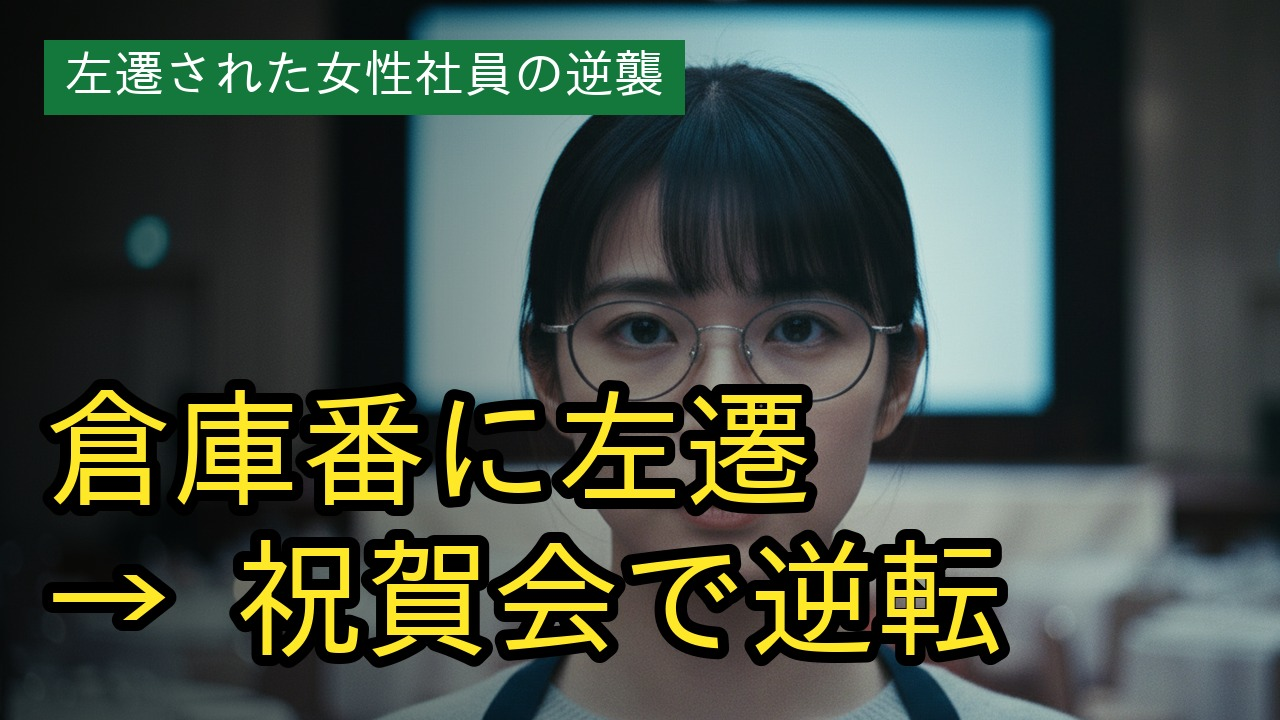
#> input picture deliveries/thumbnails/chika-thumb-C.jpg, 1280 x 720 px
$ python kf_letterbox_fix.py ../deliveries/thumbnails/chika-thumb-C.jpg
#> lines starting #> are read from the running program, lines starting #| are printed output that depends on the picture
#!/usr/bin/env python3
"""키프레임 레터박스·필러박스 자동 크롭 (규격 제7장 5). 검은/흰 띠를 잘라 16:9로 중앙 크롭 후 원래 크기로 맞춘다.
원본은 같은 폴더 _v1/에 보관. 사용법: kf_letterbox_fix.py <png>... (띠가 없으면 건너뜀)"""
import os, shutil, sys
import numpy as np
from PIL import Image


def bands(a, axis):
    m = a.mean(axis=(axis, 2)); s = a.std(axis=(axis, 2))
    flat = ((m < 14) | (m > 242)) & (s < 6)
    n = len(flat); lo = 0
    while lo < n // 3 and flat[lo]:
        lo += 1
    hi = n
    while hi > n * 2 // 3 and flat[hi - 1]:
        hi -= 1
    return lo, hi


def fix(p):
    im = Image.open(p).convert("RGB"); W, H = im.size; a = np.asarray(im).astype(float)
#> in fix, im is the input picture: PIL image 1280x720 RGB; mean R, G, B 68.8, 80, 68.1
#> after `W, H = im.size`: W = 1280; H = 720
    t, b = bands(a, 1); l, r = bands(a, 0)
#> in bands, `m = a.mean(axis=(axis, 2))`: m = 720 values, max 127.6 at index 60, min 18.22 at index 0, mean 72.29
#> in bands, `s = a.std(axis=(axis, 2))`: s = 720 values, max 91.19 at index 495, min 9.44 at index 1, mean 64.03
#> in bands, `n = len(flat)`: n = 720
#> after the loop in bands, `while lo < n // 3 and flat[lo]:`: lo = 0
#> in bands, `hi = n`: hi = 720
#> after `t, b = bands(a, 1)`: t = 0; b = 720
#> the loop in bands (call 2), `while lo < n // 3 and flat[lo]:` made 10 passes
#> after `l, r = bands(a, 0)`: l = 10; r = 1280
    if t < 4 and H - b < 4 and l < 4 and W - r < 4:
        return False
    c = im.crop((l, t, r, b)); cw, ch = c.size
#> after `c = im.crop((l, t, r, b))`:
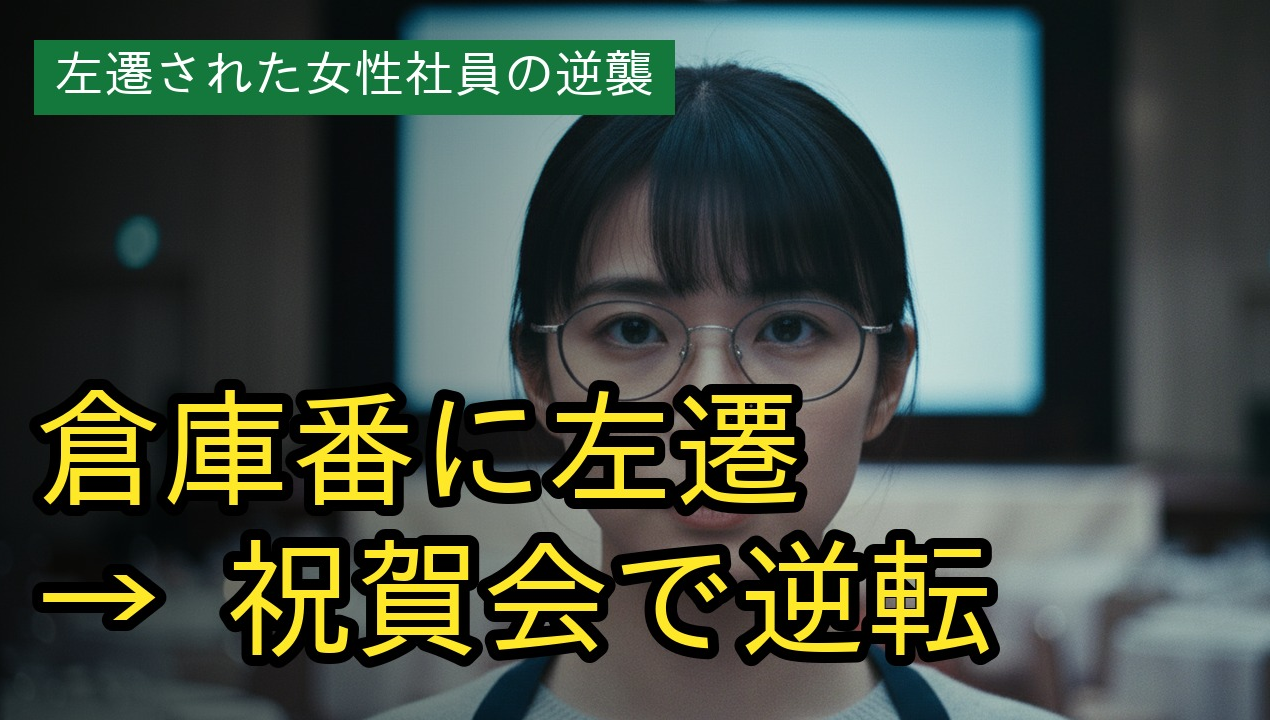
#> c: PIL image 1270x720 RGB; mean R, G, B 69.2, 80.6, 68.5
#> after `cw, ch = c.size`: cw = 1270; ch = 720
    if cw / ch > 16 / 9:
        nw = int(ch * 16 / 9); c = c.crop(((cw - nw) // 2, 0, (cw - nw) // 2 + nw, ch))
    else:
        nh = int(cw * 9 / 16); c = c.crop((0, (ch - nh) // 2, cw, (ch - nh) // 2 + nh))
#> after `nh = int(cw * 9 / 16)`: nh = 714
#> after `c = c.crop((0, (ch - nh) // 2, cw, (ch - nh) // 2 + nh))`:
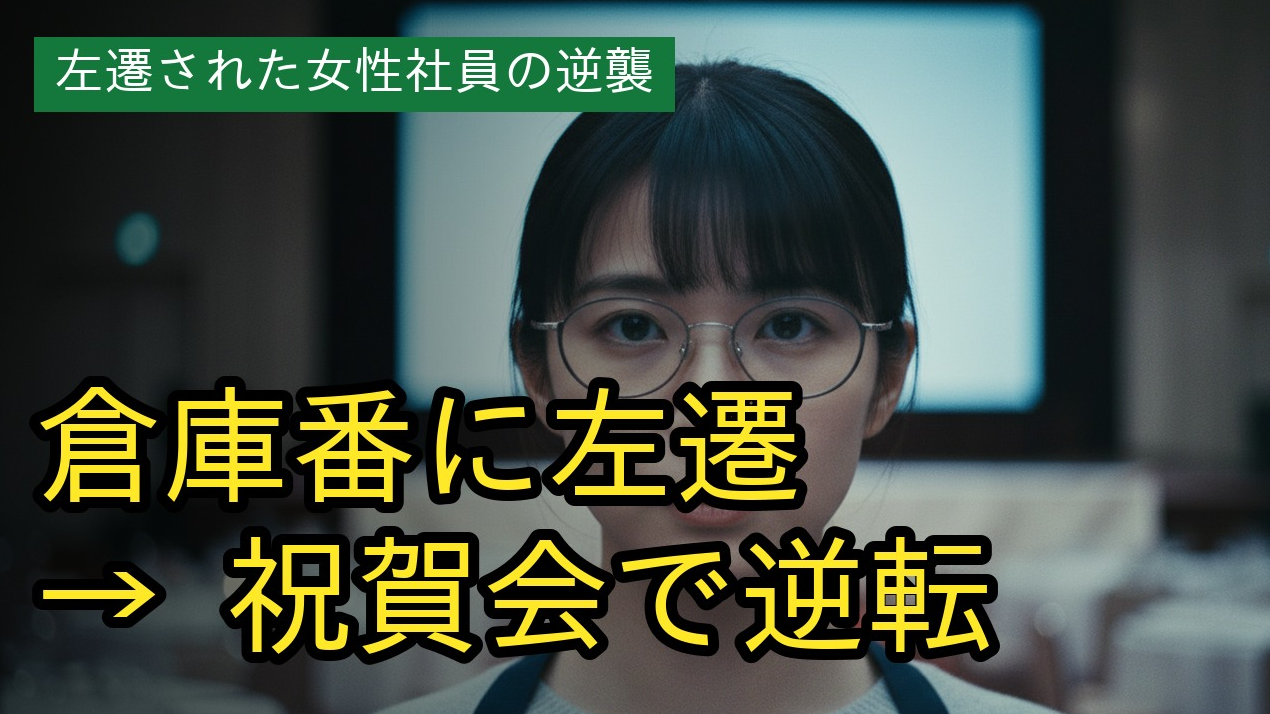
#> c: PIL image 1270x714 RGB; mean R, G, B 69.4, 80.8, 68.6
    d = os.path.join(os.path.dirname(p), "_v1"); os.makedirs(d, exist_ok=True)
    shutil.copy(p, os.path.join(d, os.path.basename(p)))
    c.resize((W, H), Image.LANCZOS).save(p)
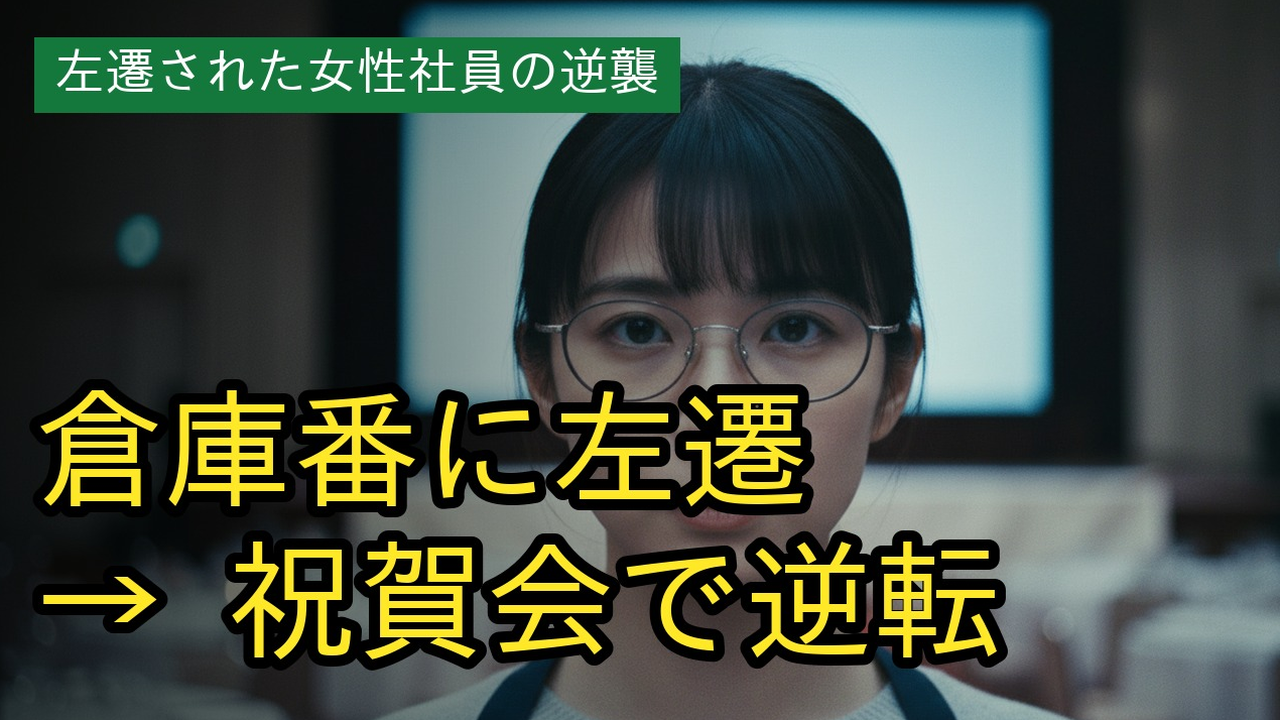
#> saved as chika-thumb-C.jpg: PIL image 1280x720 RGB; mean R, G, B 69.4, 80.9, 68.6
    print(f"{os.path.basename(p)}: 띠 상{t} 하{H - b} 좌{l} 우{W - r} → 크롭 {c.size}")
#| chika-thumb-C.jpg: 띠 상0 하0 좌10 우0 → 크롭 (1270, 714)
    return True


if __name__ == "__main__":
    for p in sys.argv[1:]:
        fix(p)
